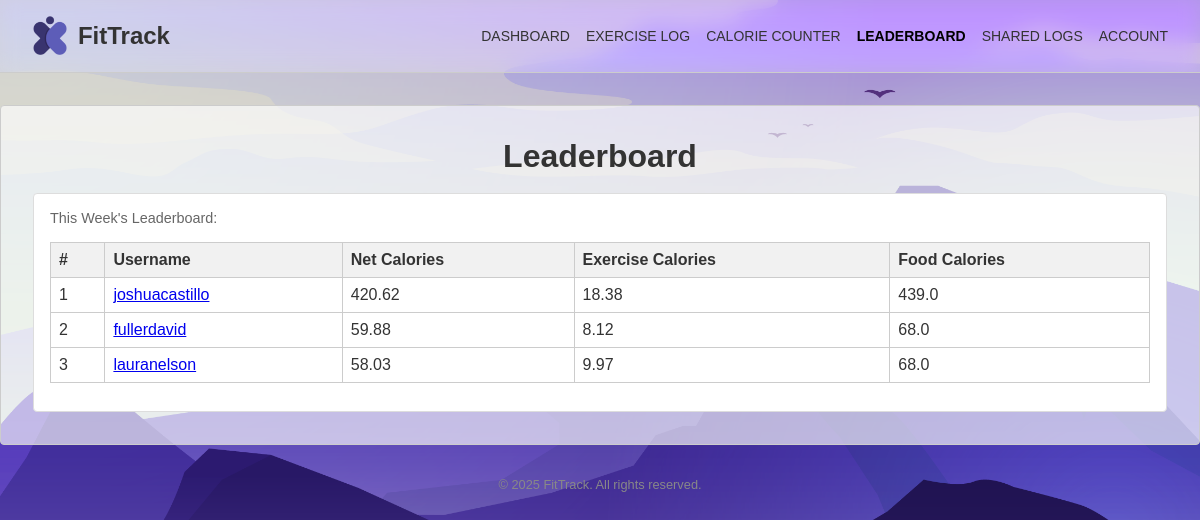
/leaderboard (signed in), run on the app's committed database.
### app/models.py (models this page shows)
class User(db.Model):
    __tablename__ = "user"
    id = db.Column(db.Integer, primary_key=True)
    username = db.Column(db.String(100), unique=True, nullable=False)
    full_name = db.Column(db.String(100), nullable=False)
    email = db.Column(db.String(100), unique=True, nullable=False)
    password = db.Column(db.String(100), nullable=False)
    team = db.Column(db.String(100), nullable=True)
    profile_img = db.Column(db.String(255), nullable=True)
    reset_token = db.Column(db.String(100), nullable=True)
    verification_token = db.Column(db.String(100), nullable=True)
    is_verified = db.Column(db.Boolean, default=False)
    email_change_token = db.Column(db.String(64), nullable=True)
    new_email_temp = db.Column(db.String(120), nullable=True)
    usda_api_key = db.Column(
        EncryptedType(
            db.String(128),
            _ENC_KEY,
            AesGcmEngine
        ),
        nullable=True,
        default="DEMO_KEY"
    )
    exercises = db.relationship('Exercise', backref='user', lazy=True)
    exercise_logs = db.relationship('ExerciseLog', backref='user', lazy=True)
    meal_logs = db.relationship('MealLog', backref='user', lazy=True)
    shared_logs = db.relationship('Share',
    foreign_keys='Share.user_id_sender',
    backref='sender',
    lazy=True)

### app/dashboard.py (the view)
@app.route('/leaderboard')
def leaderboard():
    if 'user_id' not in session:
        flash("Please log in first.", "error")
        return redirect(url_for('login'))
    user = User.query.get(session['user_id'])
    team_scoreboard = []
    if user and user.team:
        today = date.today()
        for teammate in User.query.filter_by(team=user.team).all():
            ex_logs   = [l for l in teammate.exercise_logs if l.date == today]
            meal_logs = [l for l in teammate.meal_logs     if l.date == today]
            if not ex_logs or not meal_logs:
                continue
            total_burned = sum(l.calories_burned for l in ex_logs)
            total_eaten  = sum(l.food.calories     for l in meal_logs)
            team_scoreboard.append({
                "user":               teammate,
                "exercise_calories":  total_burned,
                "food_calories":      total_eaten,
                "net":                total_eaten - total_burned
            })
        team_scoreboard.sort(key=lambda x: x['net'], reverse=True)
    return render_template('leaderboard.html',
                           scoreboard=team_scoreboard)

### app/templates/leaderboard.html (shortened to what this page needs)
<!DOCTYPE html>
<html lang="en">
<head>
  <link rel="stylesheet" href="{{ url_for('static', filename='css/styles.css') }}">
</head>
<body>
  {% include 'header.html' %}
  <main>
    <h1 style="text-align: center;">Leaderboard</h1>
    <br>
    <div class="column">
      <p class="subheading">This Week's Leaderboard:</p>
      <table id="leaderboard-table">
        <thead>
          <tr>
            <th>#</th>
            <th data-key="username">Username</th>
            <th data-key="net">Net Calories</th>
            <th data-key="exercise">Exercise Calories</th>
            <th data-key="food">Food Calories</th>
          </tr>
        </thead>
        <tbody>
          {% for entry in scoreboard %}
          <tr>
            <td class="rank">{{ loop.index }}</td>
            <td class="username">
              <a href="{{ url_for('user_detail', user_id=entry.user.id) }}">
                {{ entry.user.username }}
              </a>
            </td>
            <td class="net">{{ entry.net | round(2) }}</td>
            <td class="exercise">{{ entry.exercise_calories | round(2) }}</td>
            <td class="food">{{ entry.food_calories | round(2) }}</td>
          </tr>
          {% endfor %}
        </tbody>
      </table>
    </div>
  </main>
  <footer>&copy; 2025 FitTrack. All rights reserved.</footer>
</body>
</html>

### app/static/css/styles.css (style rules this page uses)
* { margin: 0; padding: 0; box-sizing: border-box; }
body { font-family: Arial, sans-serif; background-color: #f9f9f9; color: #333; background-image: url("/static/images/login-bg.png"); background-size: cover; background-position: center; background-repeat: no-repeat; background-attachment: fixed; }
main { max-width: 1200px; margin: 2rem auto; background-color: rgba(255, 255, 255, 0.65); border: 1px solid #ccc; border-radius: 4px; padding: 2rem; }
.column { flex: 1; min-width: 280px; background-color: #fff; border: 1px solid #ddd; border-radius: 4px; padding: 1rem; }
.subheading { font-size: 0.9rem; color: #666; margin-bottom: 1rem; }
table { width: 100%; border-collapse: collapse; margin-top: 0.75rem; margin-bottom: 0.75rem; }
table thead { background-color: #f1f1f1; }
table th, table td { border: 1px solid #ccc; padding: 0.5rem; text-align: left; }
footer { text-align: center; font-size: 0.8rem; color: #888; margin-top: 2rem; }

### data on the page
User: user.username "joshuacastillo"
User: user.username "fullerdavid"
User: user.username "lauranelson"

### other printed values
{{ entry.net | round(2) }} "420.62" "59.88" "58.03"
{{ entry.exercise_calories | round(2) }} "18.38" "8.12" "9.97"
{{ entry.food_calories | round(2) }} "439.0" "68.0" "68.0"
